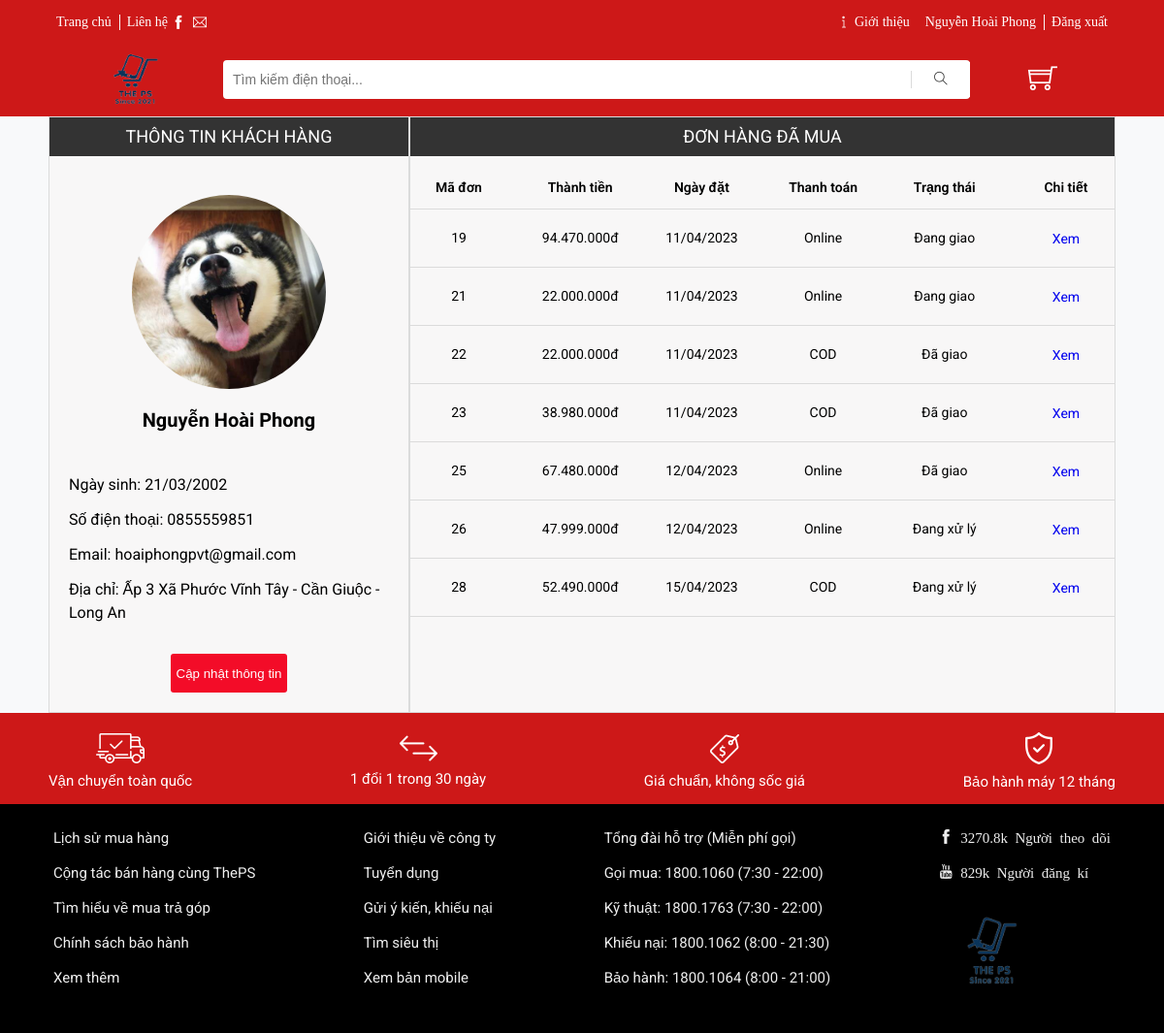
The page /thongtinkhachhang.php (signed in) on the database as committed earlier.
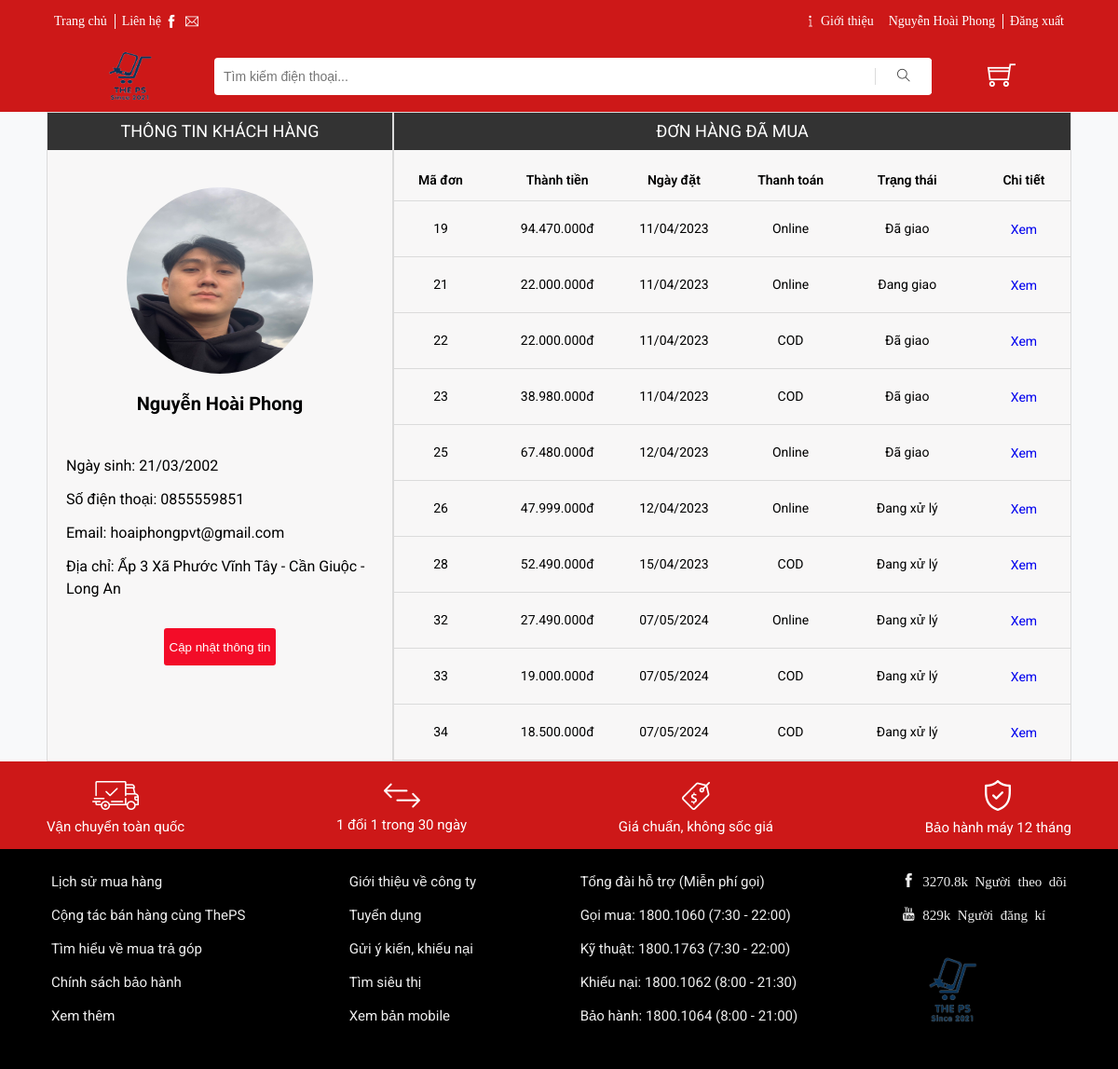
The same page on the database as committed later.
### tables this page shows
CREATE TABLE `nguoidung` (
  `ID` int(11) NOT NULL,
  `HOTEN` varchar(255) NOT NULL,
  `EMAIL` varchar(255) NOT NULL,
  `DIENTHOAI` varchar(11) NOT NULL,
  `DIACHI` varchar(255) NOT NULL,
  `NGAYSINH` date NOT NULL,
  `HINHANH` varchar(255) NOT NULL,
  `TENDANGNHAP` varchar(255) NOT NULL,
  `MATKHAU` varchar(255) NOT NULL,
  `TRANGTHAI` bit(1) NOT NULL
);

CREATE TABLE `hoadon` (
  `ID_HOADON` int(11) NOT NULL,
  `ID_NGUOIDUNG` int(11) NOT NULL,
  `NGAYLAP` date DEFAULT NULL,
  `NGAYGIAO` date DEFAULT NULL,
  `NGUOINHAN` varchar(255) NOT NULL,
  `SDT` varchar(255) NOT NULL,
  `DIACHI` varchar(255) NOT NULL,
  `PHUONGTHUCTT` varchar(255) NOT NULL,
  `TONGTIEN` int(11) NOT NULL,
  `TRANGTHAI` varchar(255) NOT NULL
);

### assets/components/formatCurrency.php (called while the page is built)
<?php
    function currency_format($number, $suffix = 'đ') {
        if (!empty($number)) {
            return number_format($number, 0, ',', '.') . "{$suffix}";
        }
    }
?>

### thongtinkhachhang.php (the view, shortened to what this page needs)
<?php
    include "./functions/connect.php";
?>
<!DOCTYPE html>
<html lang="en">
<head>
    <link rel="stylesheet" href="https://cdnjs.cloudflare.com/ajax/libs/normalize/8.0.1/normalize.min.css.map">
    <link rel="stylesheet" href="./assets/css/base.css">
    <link rel="stylesheet" href="./assets/css/main.css">
    <link rel="stylesheet" href="assets/css/responsive.css">
    <link rel="stylesheet" href="./assets/fonts/themify-icons/themify-icons.css">
</head>
<body>
    <div class="app">
       <?php
            include './assets/components/header.php';
            include './assets/components/headerMobile.php';
        ?>
        <div>
            <div class="grid">
                <div class="customer">
                   <div class="customer-infomation">
                        <div class="customer-title">
                            Thông tin khách hàng
                        </div>
                        <?php
                            $ID = $user['ID'];
                            $sql = "SELECT * FROM nguoidung WHERE ID =".$ID;
                            $result = $conn->query($sql);
                            $row = $result->fetch_assoc();
                        ?>
                        <div class="customer-img">
                            <img src=<?php echo ($row['HINHANH'] ?  $row['HINHANH'] : "./assets/img/avatar-mac-dinh-1.png"  )?> width="200px" height="200px" class="customer_img">
                        </div>
                        <div class="customer-info">
                            <div class="customer-name"><?php echo $row['HOTEN']?></div>
                            <div class="customer-DateOfBirth">Ngày sinh: <?php echo date('d/m/Y', strtotime($row['NGAYSINH']))?></div>
                            <div class="customer-phone">Số điện thoại: <?php echo $row['DIENTHOAI']?></div>
                            <div class="customer-email">Email: <?php echo $row['EMAIL']?></div>
                            <div class="customer-address">Địa chỉ: <?php echo $row['DIACHI']?></div>
                        </div>
                        <div class="customer-update">
                            <button onclick="update_info()">Cập nhật thông tin</button>
                        </div>
                   </div>
                   <div class="customer-order">
                        <div class="customer-title">
                            Đơn hàng đã mua
                        </div>
                        <div class="nav-oder">
                            <p>Mã đơn</p>
                            <p>Thành tiền</p>
                            <p>Ngày đặt</p>
                            <p>Thanh toán</p>
                            <p>Trạng thái</p>
                            <p>Chi tiết</p>
                        </div>
                            <?php
                                include "./assets/components/formatCurrency.php";
                                $idND = $user['ID'];
                                $sql = "SELECT * FROM hoadon  WHERE hoadon.ID_NGUOIDUNG='$idND'";
                                $result = $conn->query($sql);
                                while ($row = $result->fetch_assoc()) {
                                    $item = "<div class='customer-bought'>
                                                <div>".$row['ID_HOADON']."</div>
                                                <div>".currency_format($row['TONGTIEN'])."</div>
                                                <div>".date('d/m/Y', strtotime($row['NGAYLAP']))."</div>
                                                <div>".$row['PHUONGTHUCTT']."</div>
                                                <div>".$row['TRANGTHAI']."</div>
                                                <a href='?idHD=".$row['ID_HOADON']."' class='btn btn-detail'>Xem</a>
                                            </div>";
                                    echo $item;
                                }
                            ?>
                        </div>
                    </div>
                </div>
        </div>
        <?php include "./assets/components/footer.php"?>
    </div>
</body>
</html>

### assets/components/header.php (shortened to what this page needs)
<header class="header">
            <div class="grid">
                <nav class="header_navbar">
                    <ul class="header__navbar--list">
                        <li class="list-item list-item-separate">
                            <a href="index.php" class="list-item-iconlink">Trang chủ</a>
                        </li>
                        <li class="list-item">
                            <span class="list-item-title">Liên hệ</span>
                            <a href="https://www.facebook.com/" class="list-item-iconlink">
                                <i  class="ti-facebook list-item-icon"></i>
                            </a>
                            <a href="https://www.google.com/gmail/" class="list-item-iconlink">
                                <i  class="ti-email list-item-icon"></i>
                            </a>
                        </li>
                    </ul>
                    <ul class="header__navbar--list">
                        <li class="list-item">
                            <a href="aboutus.php" class="list-item-iconlink">
                                <i class="ti-info list-item-icon"></i>
                                Giới thiệu
                            </a>
                        </li>
                        <?php
                           include "./assets/components/dangnhapvadangxuat.php";
                        ?>
                    </ul>
                </nav>
               <div class="header_with-search">
                   <div class="header__logo">
                    <a href="index.php"><img src="assets/img/logo-banner/logotheps.png" class="header__logo-img"></a>
                   </div>
                   <div class="header_search">
                        <?php include "./assets/components/search.php"?>
                    </div>
                    <div class="header_cart">
                        <?php
                            if ($user) {
                                echo '<a href="giohang.php" style="text-decoration: none;">
                                        <i class="header_cart-icon ti-shopping-cart"></i>
                                    </a>';
                            } else {
                                echo '<span onclick="alert(\'Vui lòng đăng nhập\')">
                                        <i class="header_cart-icon ti-shopping-cart"></i>
                                    </span>';
                            }
                        ?>
                    </div>
                </div>
            </div>
        </header>

### assets/components/dangnhapvadangxuat.php
<?php
    $user = [];
    if (isset($_SESSION['user'])) {
        $user = $_SESSION['user'];
    }
     $s = "";
     if ($user != NULL) {
         $s .= '<a href="thongtinkhachhang.php" class="list-item list-item-bold list-item-separate"> '.$user['HOTEN'].'</a>
         <a href="./functions/dangxuat.php" class="list-item list-item-bold">Đăng xuất</a>';
     } else {
         $s .= '<a href="dangki.php" class="list-item list-item-bold list-item-separate" onclick="showDangKi()">Đăng kí</a>
         <a href="dangnhap.php" class="list-item list-item-bold" onclick="showDangNhap()">Đăng nhập</a>';
     }
     echo $s;
?>

### assets/components/search.php
<form action="timkiem.php" method="GET" class="search" id="search">
    <input type="text" placeholder="Tìm kiếm điện thoại..." class="header_search-input" name="keyword" id="input">
    <button class="header_search-button" type="submit" id="btnSearch">
        <i class="ti-search header_search-icon"></i>
    </button>
</form>

### assets/components/footer.php
<footer class="FOOTER">
<div class="head-footer">
    <div class="grid">
        <ul class="head-footer-policy">
            <li>
                <img src="assets/img/logo-banner/vanchuyen.png" class="policy-img">
                <span class="policy-text">Vận chuyển toàn quốc</span>
            </li>
            <li>
                <img src="assets/img/logo-banner/1doi1.png"  class="policy-img">
                <span class="policy-text">1 đổi 1 trong 30 ngày</span>
            </li>
            <li>
                <img src="assets/img/logo-banner/baogia.png"  class="policy-img">
                <span class="policy-text">Giá chuẩn, không sốc giá</span>
            </li>
            <li>
                <img src="assets/img/logo-banner/baohiem.png"  class="policy-img">
                <span class="policy-text">Bảo hành máy 12 tháng</span>
            </li>
        </ul>
    </div>
</div>
<div class="foot-footer">
    <div class="grid ">
        <div  class="footer">
            <div class="col1">
                <p>Lịch sử mua hàng</p>
                <p>Cộng tác bán hàng cùng ThePS</p>
                <p>Tìm hiểu về mua trả góp</p>
                <p>Chính sách bảo hành</p>
                <p>Xem thêm</p>
            </div>
            <div class="col2">
                <p>Giới thiệu về công ty</p>
                <p>Tuyển dụng</p>
                <p>Gửi ý kiến, khiếu nại</p>
                <p>Tìm siêu thị</p>
                <p>Xem bản mobile</p>
            </div>
            <div class="col3">
                <p>Tổng đài hỗ trợ (Miễn phí gọi)</p>
                <p>Gọi mua: 1800.1060 (7:30 - 22:00)</p>
                <p>Kỹ thuật: 1800.1763 (7:30 - 22:00)</p>
                <p>Khiếu nại: 1800.1062 (8:00 - 21:30)</p>
                <p>Bảo hành: 1800.1064 (8:00 - 21:00)</p>
            </div>
            <div class="col4">
                <p><i class="ti-facebook"> 3270.8k Người theo dõi</i></p>
                <p><i class="ti-youtube"> 829k Người đăng kí</i></p>
                <p><img src="assets/img/logo-banner/logotheps.png" width="110px"></p>
            </div>
        </div>
     </div>
</div>
</footer>

### assets/css/base.css (style rules this page uses)
:root { --white-color: #fff; --black-color: #000; --text-color: #333; --boder-color: #dbdbdb; }
* { box-sizing: inherit; }
html { font-size: 62.5%; line-height: 1.6rem; font-family: 'Roboto', sans-serif; box-sizing: border-box; }
ul { list-style: none; }
a { text-decoration: none !important; }
.grid { width: 1100px; max-width: 100%; margin: 0 auto; }
.btn { min-width: 100px; height: 36px; border: none; text-decoration: none; border-radius: 2px; cursor: pointer; }

Rows that differ between the two databases and show on the page:
changed nguoidung "Nguyễn Hoài Phong": HINHANH: a different picture
changed hoadon id 19: TRANGTHAI "Đang giao" → "Đã giao"
added hoadon: ID_HOADON "32", TONGTIEN "27.490.000đ", NGAYLAP "07/05/2024", PHUONGTHUCTT "Online", TRANGTHAI "Đang xử lý"
added hoadon: ID_HOADON "33", TONGTIEN "19.000.000đ", NGAYLAP "07/05/2024", PHUONGTHUCTT "COD", TRANGTHAI "Đang xử lý"
added hoadon: ID_HOADON "34", TONGTIEN "18.500.000đ", NGAYLAP "07/05/2024", PHUONGTHUCTT "COD", TRANGTHAI "Đang xử lý"
